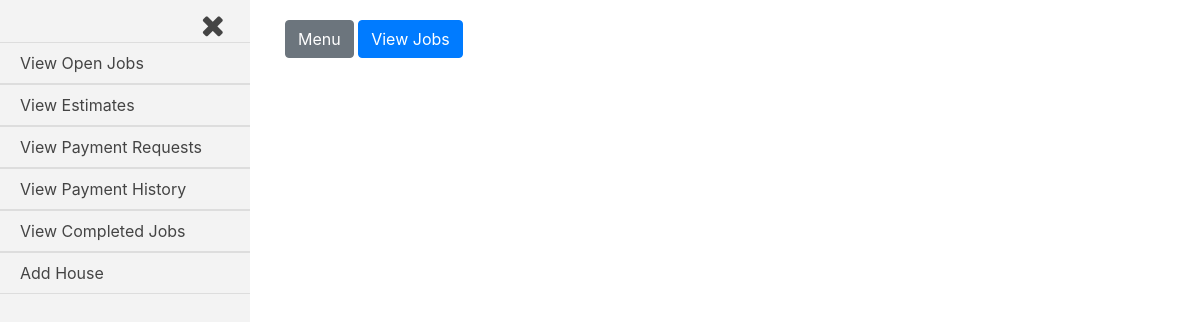
/jobs_complete/ (signed in), run on an earlier commit of the app's database.
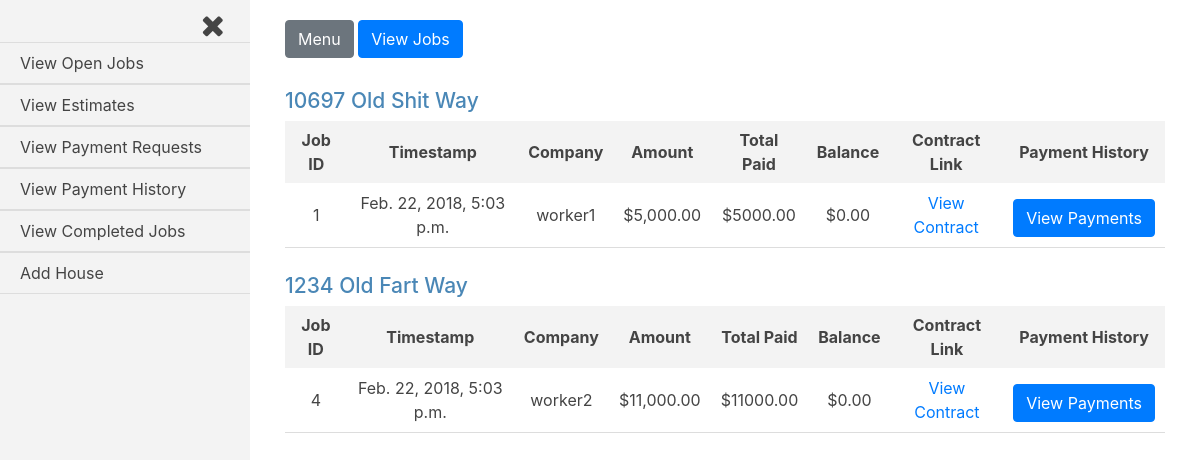
And on a later commit of the database.
### jobs/models.py (models this page shows, shortened)
class House(models.Model):
    address = models.CharField(max_length=250)
    companies = models.ManyToManyField(settings.AUTH_USER_MODEL, through='Current_Worker')
    proposed_jobs = models.BooleanField(default=False)
    pending_payments = models.BooleanField(default=False)
    payment_history = models.BooleanField(default=False)
    completed_jobs = models.BooleanField(default=False)
    customer = models.ForeignKey(settings.AUTH_USER_MODEL, on_delete=models.CASCADE, related_name='customer_house')
    def __str__(self):
        return self.address

class Job(models.Model):
    house = models.ForeignKey(House, on_delete=models.CASCADE)
    company = models.ForeignKey(settings.AUTH_USER_MODEL, on_delete=models.CASCADE)
    start_amount = models.DecimalField(max_digits=8, decimal_places=2, default=0.00)
    start_date = models.DateTimeField(auto_now_add=True, blank=True)
    total_paid = models.DecimalField(max_digits=8, decimal_places=2, default=0.00)
    approved = models.BooleanField(default=False)
    def generate_filename(self, filename):
        file_path = 'uploads/{}/{}'.format(str(self.house.address), str(filename))
        return file_path
    document_link = models.FileField(upload_to=generate_filename)
    balance_amount = models.DecimalField(max_digits=8, decimal_places=2, default=0.00)

### jobs_complete/views.py (the view)
@login_required
def index(request):
    current_user = request.user
    if current_user.is_active and current_user.groups.filter(name__in=['Customers', 'Customers Staff']).exists():
        customer = Customer(current_user)
        houses = customer.completed_houses
        jobs = customer.completed_jobs()
        payment_history_form = Payment_History_Form()
        template = loader.get_template('jobs_complete/index.html')
        context = {
            'houses': houses,
            'jobs': jobs,
            'current_user': current_user,
            'payment_history_form': payment_history_form,
        }
        return HttpResponse(template.render(context, request))
    else:
        return HttpResponseRedirect('/accounts/login')

### payment_history/forms.py
class Payment_History_Form(ModelForm, forms.Form):
    class Meta:
        model = Request_Payment
        exclude = ['job', 'submit_date', 'approved_date', 'house', 'amount', 'approved', 'document_link']

### customer_register/customer.py (called while the page is built)
    def houses(self):
        return House.objects.filter(customer=self.customer)

    def completed_houses(self):
        return House.objects.filter(customer=self.customer, completed_jobs=True)

    def completed_jobs(self):
        return Job.objects.filter(house__customer=self.customer, house__completed_jobs=True, approved=True, balance_amount__lte=0)[:50]

### jobs_complete/templates/jobs_complete/index.html (shortened to what this page needs)
{% extends 'base_login_admin.html' %}
{% load humanize %}
{% load static %}
{% block body_class %}jobs_completed{% endblock body_class %}
{% block content %}
{% for h in houses %}
<div class="job-container">
  <div class="house">
    <h3 class="house-address">{{h.address}}</h3>
  </div>
  <div class="jobs">
    <table class="job-summary">
      <tbody>
        <tr class="job-headings">
          <th>Job ID</th>
          <th>Timestamp</th>
          <th>Company</th>
          <th>Amount</th>
          <th>Total Paid</th>
          <th>Balance</th>
          <th>Contract Link</th>
          <th>Payment History</th>
        </tr>
        {% for job in jobs %}
        {% if job.house.address == h.address %}
        <tr class="job-info">
          <td>{{job.id}}</td>
          <td>{{job.start_date}}</td>
          <td>{{job.company}}</td>
          <td>${{job.start_amount|intcomma}}</td>
          <td>${{job.total_paid}}</td>
          <td>${{job.balance_amount|intcomma}}</td>
          <td><a href="{{job.document_link.url}}">View Contract</a></td>
          <td>
            <form class="payment-history-form" action="/payment_history/p_history_job" method="post">
              <input class="btn btn-primary v-payment-history" type="submit" name="v-payment-history" value="View Payments">
            </form>
          </td>
        </tr>
        {% endif %}
        {% endfor %}
      </tbody>
    </table>
  </div>
</div>
{% endfor %}
{% endblock content %}

What changed in the data, as far as the page shows it:
now on this page (row edited): House: address "10697 Old Shit Way"
now on this page (row edited): Job: id "1", start_date "Feb. 22, 2018, 5:03 p.m.", company "worker1", start_amount "5,000.00", total_paid "5000.00", balance_amount "0.00", shown under "10697 Old Shit Way"
now on this page (row edited): House: address "1234 Old Fart Way"
now on this page (row edited): Job: id "4", start_date "Feb. 22, 2018, 5:03 p.m.", company "worker2", start_amount "11,000.00", total_paid "11000.00", balance_amount "0.00", shown under "1234 Old Fart Way"
